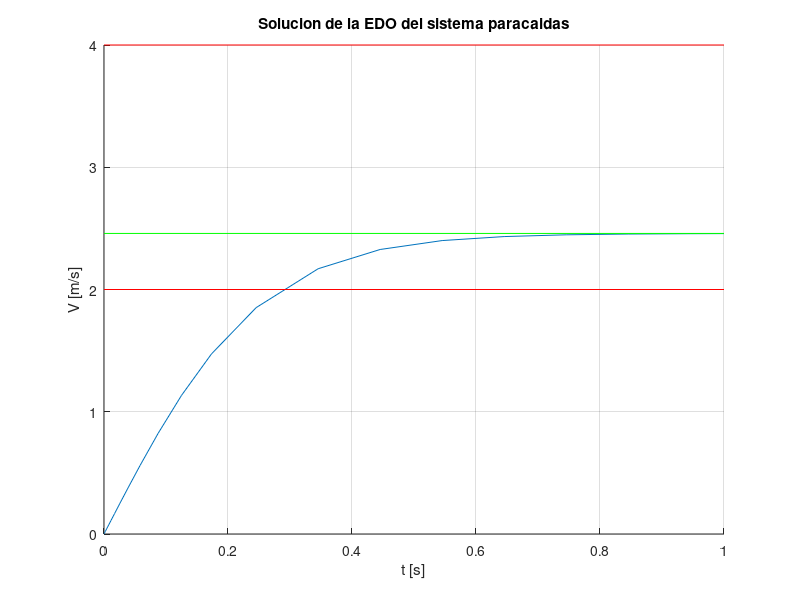

This chart was generated by the following MATLAB code:
%constantes
x_0 = 0;
t_f=1;
m=0.5;
r=0.8;
n=6;
S=1.22;
c_d=0.8;
g=9.81;

%parametros
A=(n/2)*r^2*sin((2*pi)/n);
C=(1/(2*m))*c_d*S*A;
v_f=sqrt((2*g*m)/(c_d*S*A));

%Resolucion EDO
function derx = priorden(t,x,g,C) 
derx = g-C*x^2;
endfunction

[t,x] = ode23('priorden',[0 t_f],x_0,g,C);

%Graficar
hold
grid
title('Solucion de la EDO del sistema paracaidas');
xlabel('t [s]');
ylabel('V [m/s]');
plot(t,x);
line([0 t_f], [4 4], "linestyle", "-", "color", "r")
line([0 t_f], [v_f v_f], "linestyle", "-", "color", "g")
line([0 t_f], [2 2], "linestyle", "-", "color", "r")

